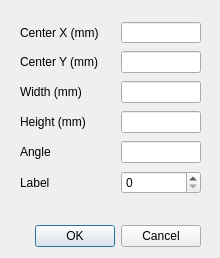
<?xml version="1.0" encoding="UTF-8"?>
<ui version="4.0">
 <class>addRectangleDialog</class>
 <widget class="QDialog" name="addRectangleDialog">
  <property name="windowModality">
   <enum>Qt::WindowModal</enum>
  </property>
  <property name="geometry">
   <rect>
    <x>0</x>
    <y>0</y>
    <width>220</width>
    <height>258</height>
   </rect>
  </property>
  <property name="minimumSize">
   <size>
    <width>220</width>
    <height>258</height>
   </size>
  </property>
  <property name="maximumSize">
   <size>
    <width>220</width>
    <height>258</height>
   </size>
  </property>
  <property name="windowTitle">
   <string>Add Rectangle</string>
  </property>
  <property name="windowIcon">
   <iconset resource="resources.qrc">
    <normaloff>:/rectangle.png</normaloff>:/rectangle.png</iconset>
  </property>
  <property name="toolTip">
   <string>Add Rectangle</string>
  </property>
  <property name="statusTip">
   <string>Add Rectangle</string>
  </property>
  <property name="locale">
   <locale language="English" country="UnitedStates"/>
  </property>
  <property name="sizeGripEnabled">
   <bool>false</bool>
  </property>
  <property name="modal">
   <bool>false</bool>
  </property>
  <widget class="QDialogButtonBox" name="buttonBox">
   <property name="geometry">
    <rect>
     <x>10</x>
     <y>220</y>
     <width>191</width>
     <height>32</height>
    </rect>
   </property>
   <property name="orientation">
    <enum>Qt::Horizontal</enum>
   </property>
   <property name="standardButtons">
    <set>QDialogButtonBox::Cancel|QDialogButtonBox::Ok</set>
   </property>
  </widget>
  <widget class="QWidget" name="formLayoutWidget">
   <property name="geometry">
    <rect>
     <x>20</x>
     <y>20</y>
     <width>181</width>
     <height>181</height>
    </rect>
   </property>
   <layout class="QGridLayout" name="gridLayout">
    <item row="0" column="0">
     <widget class="QLabel" name="centerXLabel">
      <property name="text">
       <string>Center X (mm)</string>
      </property>
     </widget>
    </item>
    <item row="0" column="1">
     <widget class="QLineEdit" name="centerXLineEdit">
      <property name="minimumSize">
       <size>
        <width>80</width>
        <height>0</height>
       </size>
      </property>
      <property name="maximumSize">
       <size>
        <width>80</width>
        <height>21</height>
       </size>
      </property>
      <property name="toolTip">
       <string>Center X</string>
      </property>
      <property name="statusTip">
       <string>Center X</string>
      </property>
     </widget>
    </item>
    <item row="1" column="0">
     <widget class="QLabel" name="centerYLabel">
      <property name="text">
       <string>Center Y (mm)</string>
      </property>
     </widget>
    </item>
    <item row="1" column="1">
     <widget class="QLineEdit" name="centerYLineEdit">
      <property name="minimumSize">
       <size>
        <width>80</width>
        <height>0</height>
       </size>
      </property>
      <property name="maximumSize">
       <size>
        <width>80</width>
        <height>16777215</height>
       </size>
      </property>
      <property name="toolTip">
       <string>Center Y</string>
      </property>
      <property name="statusTip">
       <string>Center Y</string>
      </property>
     </widget>
    </item>
    <item row="2" column="0">
     <widget class="QLabel" name="widthLabel">
      <property name="text">
       <string>Width (mm)</string>
      </property>
     </widget>
    </item>
    <item row="2" column="1">
     <widget class="QLineEdit" name="widthLineEdit">
      <property name="minimumSize">
       <size>
        <width>80</width>
        <height>0</height>
       </size>
      </property>
      <property name="maximumSize">
       <size>
        <width>80</width>
        <height>16777215</height>
       </size>
      </property>
      <property name="toolTip">
       <string>Width</string>
      </property>
      <property name="statusTip">
       <string>Width</string>
      </property>
     </widget>
    </item>
    <item row="3" column="0">
     <widget class="QLabel" name="heightLabel">
      <property name="toolTip">
       <string>Add Rectangle</string>
      </property>
      <property name="statusTip">
       <string>Add Rectangle</string>
      </property>
      <property name="text">
       <string>Height (mm)</string>
      </property>
     </widget>
    </item>
    <item row="3" column="1">
     <widget class="QLineEdit" name="heightLineEdit">
      <property name="minimumSize">
       <size>
        <width>80</width>
        <height>0</height>
       </size>
      </property>
      <property name="maximumSize">
       <size>
        <width>80</width>
        <height>16777215</height>
       </size>
      </property>
      <property name="toolTip">
       <string>Height</string>
      </property>
      <property name="statusTip">
       <string>Height</string>
      </property>
     </widget>
    </item>
    <item row="4" column="0">
     <widget class="QLabel" name="angleLabel">
      <property name="text">
       <string>Angle</string>
      </property>
     </widget>
    </item>
    <item row="4" column="1">
     <widget class="QLineEdit" name="angleLineEdit">
      <property name="minimumSize">
       <size>
        <width>80</width>
        <height>0</height>
       </size>
      </property>
      <property name="maximumSize">
       <size>
        <width>80</width>
        <height>16777215</height>
       </size>
      </property>
      <property name="toolTip">
       <string>Angle</string>
      </property>
      <property name="statusTip">
       <string>Angle</string>
      </property>
     </widget>
    </item>
    <item row="5" column="0">
     <widget class="QLabel" name="labelLabel">
      <property name="text">
       <string>Label</string>
      </property>
     </widget>
    </item>
    <item row="5" column="1">
     <widget class="QSpinBox" name="labelSpinBox">
      <property name="toolTip">
       <string>Label</string>
      </property>
      <property name="statusTip">
       <string>Label</string>
      </property>
      <property name="maximum">
       <number>240</number>
      </property>
      <property name="singleStep">
       <number>40</number>
      </property>
     </widget>
    </item>
   </layout>
  </widget>
 </widget>
 <resources>
  <include location="resources.qrc"/>
 </resources>
 <connections>
  <connection>
   <sender>buttonBox</sender>
   <signal>accepted()</signal>
   <receiver>addRectangleDialog</receiver>
   <slot>accept()</slot>
   <hints>
    <hint type="sourcelabel">
     <x>248</x>
     <y>254</y>
    </hint>
    <hint type="destinationlabel">
     <x>157</x>
     <y>274</y>
    </hint>
   </hints>
  </connection>
  <connection>
   <sender>buttonBox</sender>
   <signal>rejected()</signal>
   <receiver>addRectangleDialog</receiver>
   <slot>reject()</slot>
   <hints>
    <hint type="sourcelabel">
     <x>316</x>
     <y>260</y>
    </hint>
    <hint type="destinationlabel">
     <x>286</x>
     <y>274</y>
    </hint>
   </hints>
  </connection>
 </connections>
</ui>
